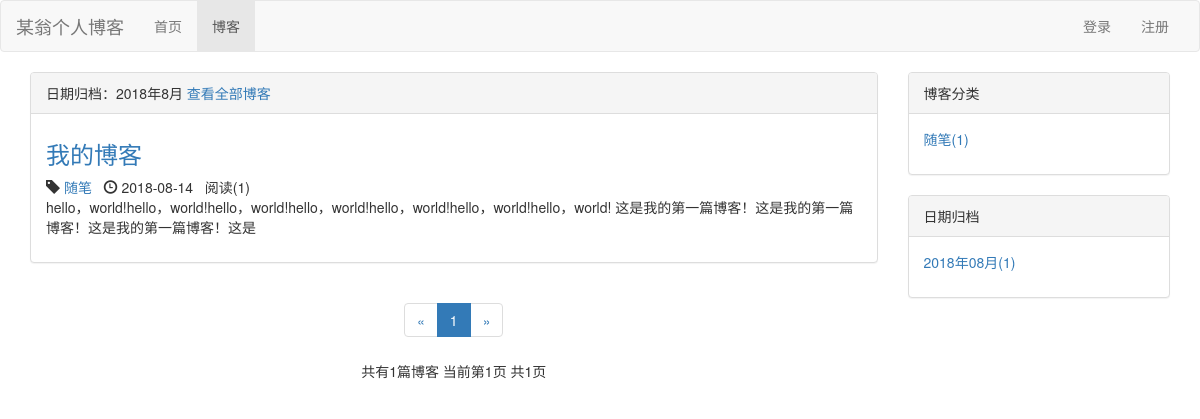
Page /blog/date/2018/8 on the committed database.
### blog/models.py (models this page shows, shortened)
class Blog(models.Model,ReadNumExpandMethod):
	title = models.CharField(max_length=50)
	blog_type  = models.ForeignKey(BlogType,on_delete=models.DO_NOTHING)
	content = RichTextUploadingField(ReadDetail)
	author = models.ForeignKey(User,on_delete=models.DO_NOTHING)
	create_time = models.DateTimeField(auto_now_add=True)
	last_update_time = models.DateTimeField(auto_now=True)
	read_details = GenericRelation(ReadDetail)
	class Meta:
		ordering = ['-create_time']

class BlogType(models.Model):
	type_name = models.CharField(max_length=15)

### read_statistics/models.py (models this page shows)
class ReadNum(models.Model):
    read_num = models.IntegerField(default=0)
    content_type = models.ForeignKey(ContentType,on_delete=models.DO_NOTHING)
    object_id = models.PositiveIntegerField()
    content_object = GenericForeignKey('content_type', "object_id")

### blog/views.py (the view)
def blogs_with_date(request,year,month):
    blog_all_list = Blog.objects.filter(create_time__year=year,create_time__month=month)
    context = get_blog_list_common_data(request, blog_all_list)
    context['blogs_with_date'] = '%s年%s月' %(year,month)
    return render(request,'blog/blogs_with_date.html', context)

### read_statistics/models.py (called while the page is built)
	def get_read_num(self):
		try:
			ct = ContentType.objects.get_for_model(self)
			readnum = ReadNum.objects.get(content_type=ct, object_id=self.pk)
			return readnum.read_num
		except exceptions.ObjectDoesNotExist:
			return 0

### blog/templates/blog/blogs_with_date.html (shortened to what this page needs)
{% extends 'blog/blog_list.html' %}
{% block blog_list_title %}
    日期归档：{{ blogs_with_date }}
    <a href="{% url 'blog_list' %}">查看全部博客</a>
{% endblock %}

### blog/templates/blog/blog_list.html (shortened to what this page needs)
{% extends 'base.html' %}
{% load staticfiles %}
{% block nav_blog_active %}
    active
{% endblock %}
{% block header_extends %}
    <link rel="stylesheet" href="{% static 'blog/blog.css' %}">
{% endblock %}
{% block content %}
        <div class="container">
            <div class="row">
                <div class="col-xs-12 col-sm-9 col-md-9 col-lg-9">
                    <div class="panel panel-default">
                        <div class="panel-heading">
                            {% block blog_list_title %}博客列表{% endblock %}
                        </div>
                        <div class="panel-body">
                            {% for blog in blogs %}
                                <div class="blog">
                                    <h3><a href="{% url 'blog_detail' blog.pk %}">{{ blog.title }}</a></h3>
                                    <p class="blog-info">
                                        <span class="glyphicon glyphicon-tag"></span>
                                        <a href="{% url 'blogs_with_type' blog.blog_type.pk %}">{{ blog.blog_type.type_name }}</a>&nbsp;&nbsp;
                                        <span class="glyphicon glyphicon-time"></span>
                                        {{ blog.create_time|date:'Y-m-d' }}&nbsp;&nbsp;
                                        阅读({{ blog.get_read_num }})
                                    </p>
                                    <p>{{ blog.content|striptags|truncatechars:120 }}</p>
                                </div>
                            {% empty %}
                                <div class="blog">
                                <h3>暂无博客，敬请期待！</h3>
                                </div>
                            {% endfor %}
                        </div>
                    </div>
                    <div class="paginator">
                              <ul class="pagination">
                                <li>
                                    {% if page_of_blogs.has_previous %}
                                        <a href="?page={{ page_of_blogs.previous_page_number }}" aria-label="Previous">
                                        <span aria-hidden="true">&laquo;</span>
                                        </a>
                                    {% else %}
                                        <span aria-hidden="true">&laquo;</span>
                                    {% endif %}
                                </li>
                                  {% for page_num in page_range %}
                                      {% if page_num == page_of_blogs.number %}
                                          <li class="active"><a href="?page={{ page_num }}">{{ page_num }}</a></li>
                                      {% else %}
                                          {% if page_num == '...' %}
                                              <li><span>{{ page_num }}</span></li>
                                          {% else%}
                                              <li><a href="?page={{ page_num }}">{{ page_num }}</a></li>
                                          {% endif %}
                                      {% endif %}
                                  {% endfor %}
                                <li>
                                    {% if page_of_blogs.has_next %}
                                        <a href="?page={{ page_of_blogs.next_page_number }}" aria-label="Next">
                                        <span aria-hidden="true">&raquo;</span>
                                    </a>
                                    {% else %}
                                        <span aria-hidden="true">&raquo;</span>
                                    {% endif %}
                                </li>
                              </ul>
                        <p>
                            共有{{ page_of_blogs.paginator.count }}篇博客
                            当前第{{ page_of_blogs.number }}页
                            共{{ page_of_blogs.paginator.count }}页
                        </p>
                    </div>
                </div>
                <div class="hidden-xs col-sm-3 col-md-3 col-lg-3">
                    <div class="panel panel-default">
                        <div class="panel-heading">
                            博客分类
                        </div>
                        <div class="panel-body">
                            <ul class="blog_types">
                                {% for blog_type in blog_types %}
                                    <li>
                                        <a href="{% url 'blogs_with_type' blog_type.pk %}">
                                            {{ blog_type.type_name }}({{ blog_type.blog_count }})
                                        </a>
                                    </li>
                                {% empty %}
                                    <li>暂无分类</li>
                                {% endfor %}
                            </ul>
                        </div>
                    </div>
                    <div class="panel panel-default">
                        <div class="panel-heading">日期归档</div>
                        <div class="panel-body">
                            <ul>
                                {% for blog_date,blog_count in blog_dates.items %}
                                    <li>
                                        <a href="{% url 'blogs_with_date' blog_date.year blog_date.month %}">
                                            {{ blog_date|date:"Y年m月"}}({{ blog_count }})
                                        </a>
                                    </li>
                                {% endfor %}
                            </ul>
                        </div>
                    </div>
                </div>
            </div>
        </div>
{% endblock %}

### static/base.css (style rules this page uses)
* { margin: 0; padding:0; }
ul { list-style: none; }

### blog/static/blog/blog.css (style rules this page uses)
ul.blog_types { list-style-type: none; }
div.blog h3 { margin-top: 0.5em; }
div.blog p.blog-info { margin-bottom: 0; }
div.paginator { text-align: center; }

### rows in the picture
Blog: title "我的博客", blog_type.type_name "随笔", create_time "2018-08-14", get_read_num "1", content "hello，world!hello，world!hello，world!hello，world!hello，world!hello，world!hello，world! 这是我的第一篇博客！这是我的第一篇博客！这是我的第一篇博客！这是"
BlogType: type_name "随笔", blog_count "1"

### other values in the picture
{{ blogs_with_date }} "2018年8月"
{{ page_num }} "1"
{{ page_of_blogs.paginator.count }} "1"
{{ page_of_blogs.number }} "1"
{{ blog_date|date:"Y年m月" }} "2018年08月"
{{ blog_count }} "1"
